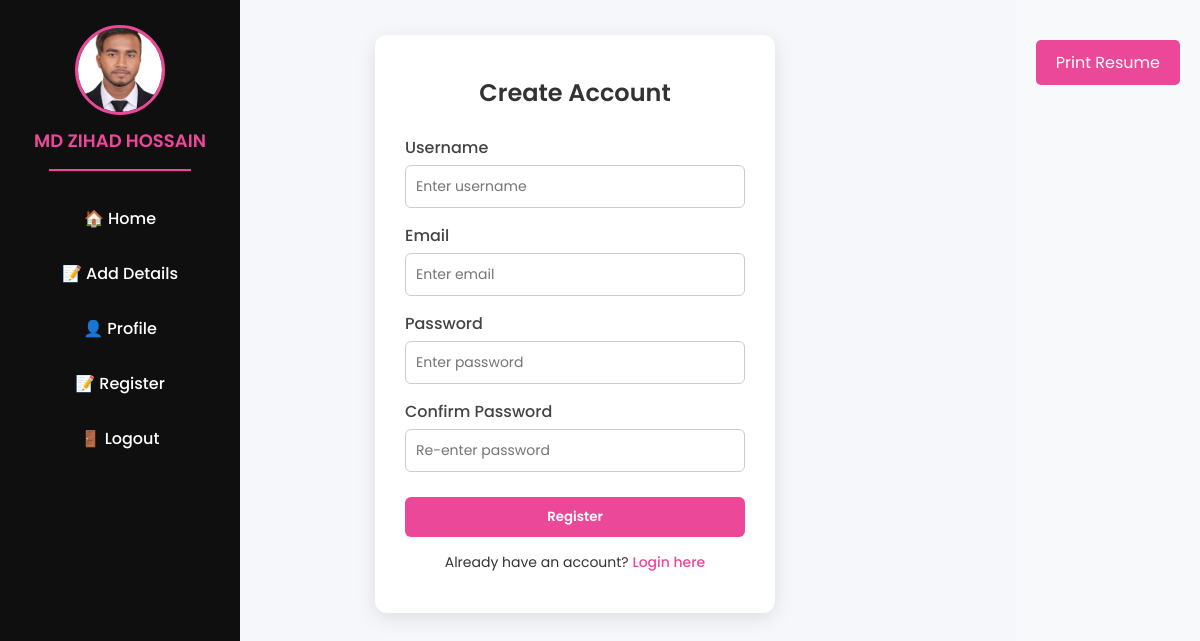
The page /registerPage/ (signed in) on the database its author committed.
### protfolio/models.py (models this page shows, shortened)
class userModel(AbstractUser):
    def __str__(self):
        return self.username

class profileModel(models.Model):
    full_name=models.CharField(max_length=100,null=True)
    phone=models.CharField(max_length=30,null=True)
    address=models.TextField(null=True)
    profile_pic=models.ImageField(upload_to='media/img', blank=True, null=True)
    created_by=models.OneToOneField(userModel,on_delete=models.CASCADE , null=True,related_name='profile_info')

### protfolio/views.py (the view, shortened to what this page needs)
# urls.py: path('registerPage/',registerPage,name='registerPage'),
def registerPage(request):
    return render(request,'auth/register.html')

### template/auth/register.html (shortened to what this page needs)
{% extends 'base.html' %}
{% block body %}
<!DOCTYPE html>
<html lang="bn">
<head>
</head>
<body>
  <div class="register-container">
    <h2>Create Account</h2>
    <form action="#" method="POST">
      <div class="form-group">
        <label>Username</label>
        <input type="text" name="username" placeholder="Enter username" required>
      </div>
      <div class="form-group">
        <label>Email</label>
        <input type="email" name="email" placeholder="Enter email" required>
      </div>
      <div class="form-group">
        <label>Password</label>
        <input type="password" name="password" placeholder="Enter password" required>
      </div>
      <div class="form-group">
        <label>Confirm Password</label>
        <input type="password" name="confirm_password" placeholder="Re-enter password" required>
      </div>
      <button type="submit" class="register-btn">Register</button>
      <div class="login-text">
        Already have an account? <a href="{% url 'loginPage' %}">Login here</a>
      </div>
    </form>
  </div>
</body>
</html>
{% endblock body %}

### template/nav.html
 <div class="sidebar">
    {% if request.user.profile_info.profile_pic %}
      <img src="{{ request.user.profile_info.profile_pic.url }}" alt="Profile Picture" class="sidebar-pic">
    {% else %}
      <img src="https://cdn-icons-png.flaticon.com/512/149/149071.png" alt="Default Profile" class="sidebar-pic">
    {% endif %}
    <h2>{{ request.user.profile_info.full_name }}</h2>
    <hr class="sidebar-line">
    <a href="{% url 'homePage' %}">🏠 Home</a>
    <a href="{% url 'addDetails' %}">📝 Add Details</a>
    <a href="{% url 'update' %}">👤 Profile</a>
    <a href="{% url 'registerPage' %}">📝 Register</a>
    <a href="{% url 'logoutPage' %}">🚪 Logout</a>
  </div>

### template/base.html (style rules this page uses)
* { margin: 0; padding: 0; box-sizing: border-box; font-family: 'Poppins', sans-serif; }
body { display: flex; min-height: 100vh; background: #f5f7fa; color: #333; }
.sidebar { width: 240px; background: #0f0f0f; color: #fff; display: flex; flex-direction: column; align-items: center; padding: 25px 18px; position: fixed; top: 0; bottom: 0; left: 0; }
.sidebar-pic { width: 90px; height: 90px; border-radius: 50%; object-fit: cover; border: 3px solid #ec4899; margin-bottom: 12px; }
.sidebar h2 { font-size: 18px; font-weight: 600; color: #ec4899; margin-bottom: 15px; text-align: center; text-transform: capitalize; }
.sidebar-line { width: 70%; height: 2px; background: #ec4899; border: none; margin-bottom: 25px; }
.sidebar a { text-decoration: none; color: #fff; padding: 10px 15px; border-radius: 8px; margin-bottom: 10px; width: 100%; text-align: center; font-weight: 500; transition: 0.3s; }

### template/auth/register.html (style rules this page uses)
.register-container { background: #fff; padding: 40px 30px; border-radius: 12px; box-shadow: 0 5px 20px rgba(0, 0, 0, 0.1); width: 100%; max-width: 400px; margin-left: 100px; }
.register-container h2 { text-align: center; margin-bottom: 25px; font-weight: 600; color: #333; }
.form-group { margin-bottom: 15px; }
label { display: block; font-weight: 500; margin-bottom: 5px; color: #444; }
input { width: 100%; padding: 10px; border-radius: 6px; border: 1px solid #ccc; font-size: 14px; transition: border-color 0.3s; }
.register-btn { width: 100%; padding: 10px; background: #ec4899; color: #fff; font-weight: 600; border: none; border-radius: 6px; cursor: pointer; transition: 0.3s; margin-top: 10px; }
.login-text { text-align: center; margin-top: 15px; font-size: 14px; }
.login-text a { color: #ec4899; text-decoration: none; font-weight: 500; }

### rows shown on the page
userModel: user.profile_info.profile_pic (picture), user.profile_info.full_name "MD ZIHAD HOSSAIN"
